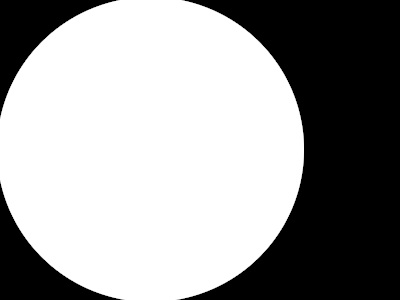
#> input picture OpenCV_code/images/left_circle.jpg, 400 x 300 px
$ python bitwise_operations.py
#> lines starting #> are read from the running program, lines starting #| are printed output that depends on the picture
# -*- coding: utf-8 -*-
"""

@author: abhilash
"""
#import opencv library
import cv2 as cv
#import numpy as np

#read the image from computer
img1 = cv.imread('images/left_circle.jpg')
#> img1 is the input picture: shape (300, 400, 3); min 0, max 255, mean 155.9
img2 = cv.imread('images/right_circle.jpg')
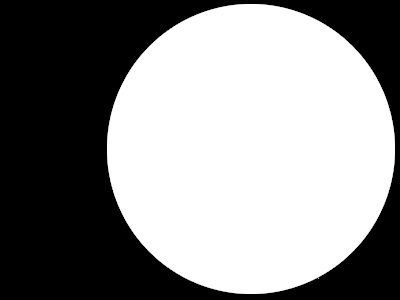
#> input picture OpenCV_code/images/right_circle.jpg, 400 x 300 px
#> img2 is the input picture: shape (300, 400, 3); min 0, max 255, mean 139.7


cv.imshow("Image 1",img1)
cv.imshow("Image 2",img2)

#perfom the bitwise operations
result = cv.bitwise_and(img1, img2)
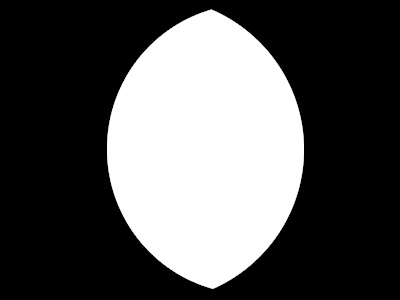
#> result: shape (300, 400, 3); min 0, max 255, mean 85.6
cv.imshow("AND",result)

result = cv.bitwise_or(img1, img2)
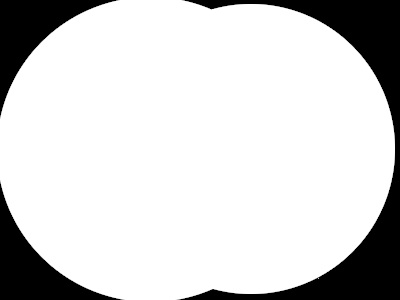
#> result: shape (300, 400, 3); min 0, max 255, mean 210.1
cv.imshow("OR",result)

result = cv.bitwise_xor(img1, img2)
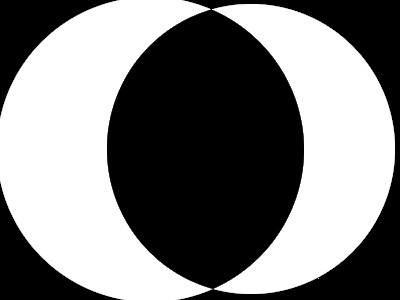
#> result: shape (300, 400, 3); min 0, max 255, mean 124.4
cv.imshow("XOR",result)

result = cv.bitwise_not(img1)
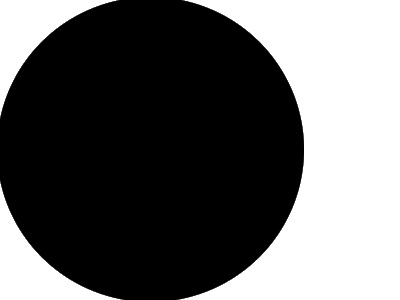
#> result: shape (300, 400, 3); min 0, max 255, mean 99.1
cv.imshow("NOT",result)
